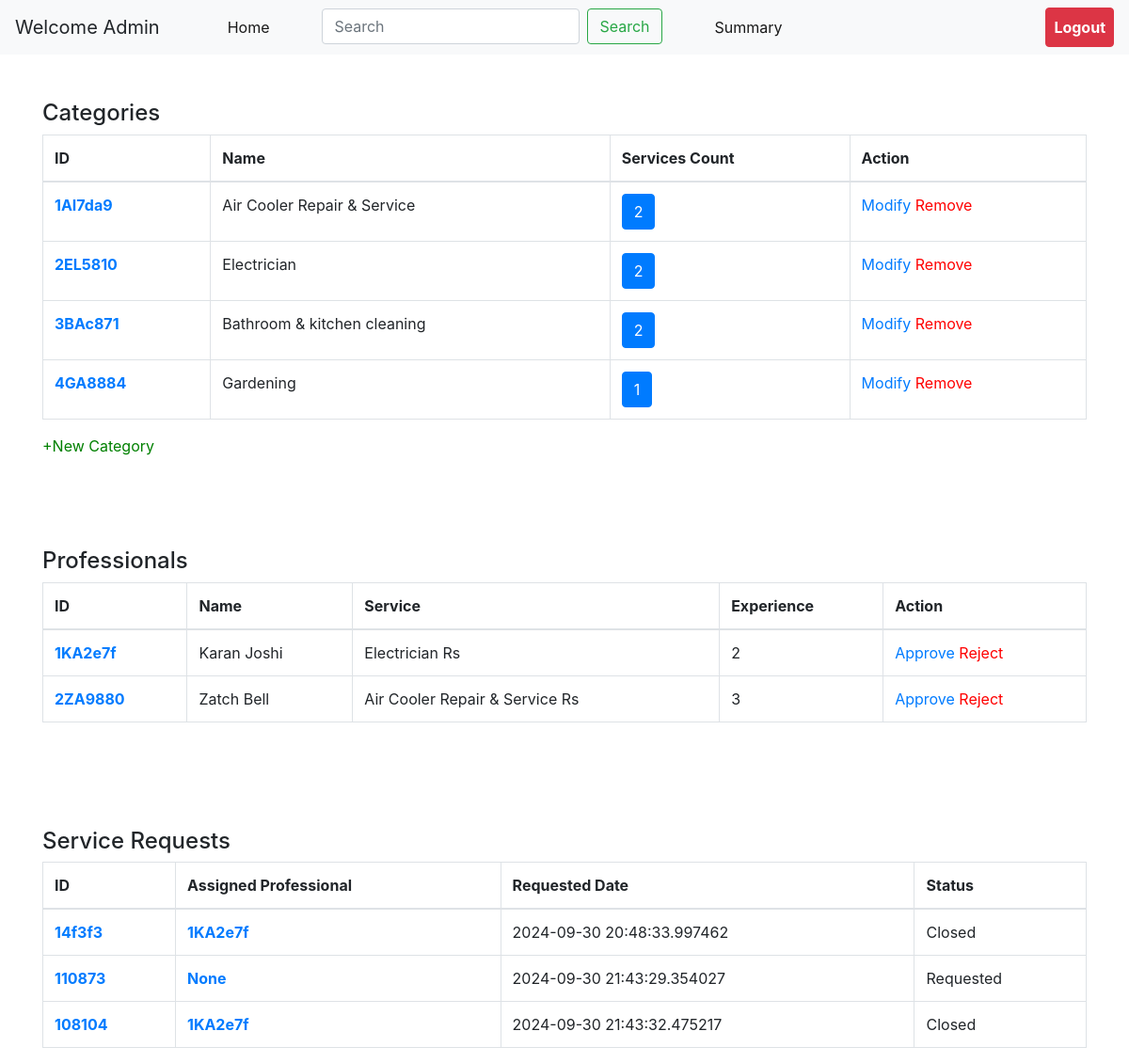
Before: /admin/dashboard with the older database file.
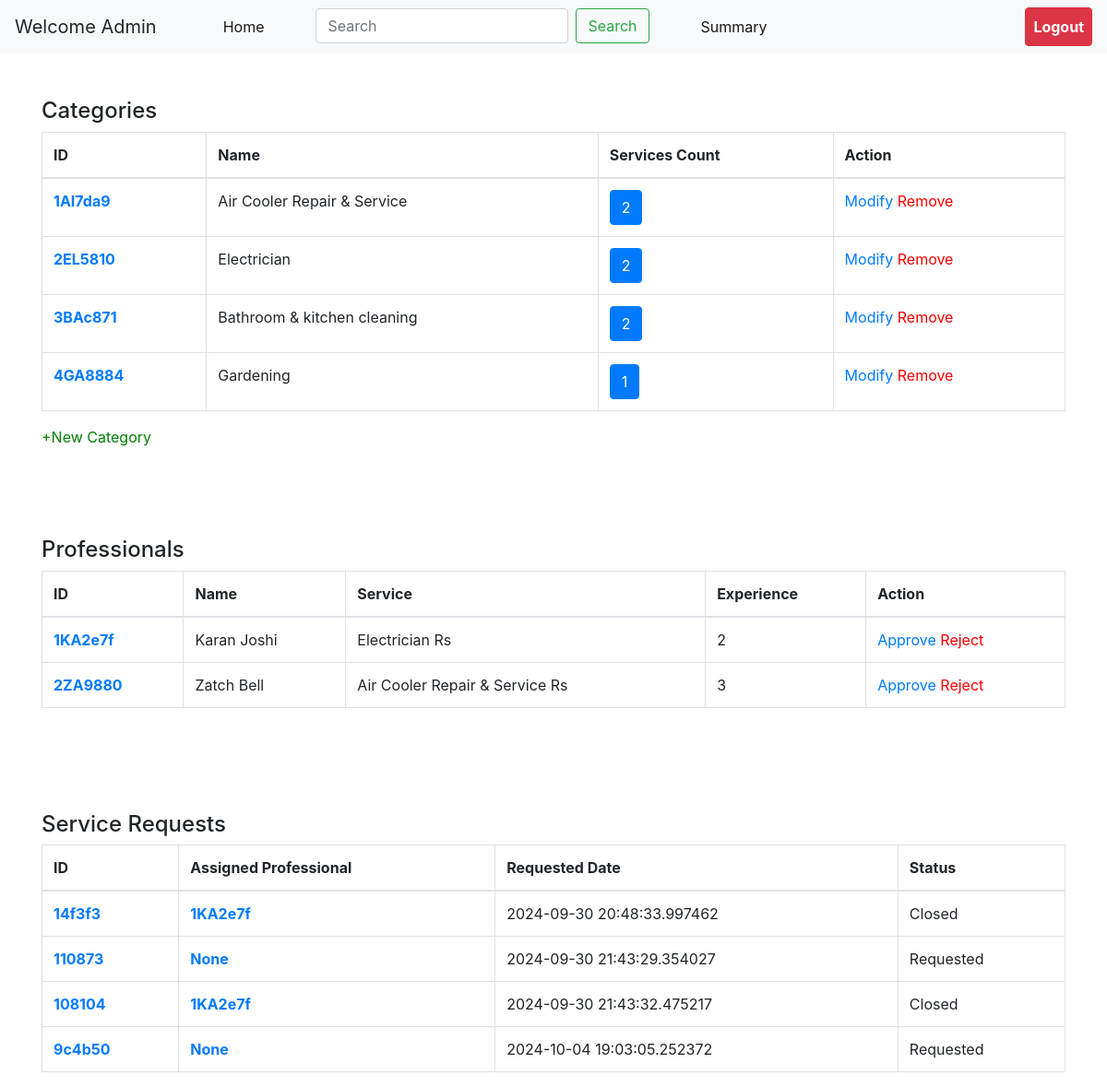
After: the same page with the newer database file.
### application/models.py (models this page shows)
class Category(db.Model):
    id=db.Column(db.String(),primary_key=True)
    name=db.Column(db.String(),nullable=False)
    count=db.Column(db.Integer,default=0)
    proCount=db.Column(db.Integer,default=0)
    logo=db.Column(db.String(120))
    services=db.relationship('Service',backref='category')

class Professional(db.Model):
    id=db.Column(db.String(),primary_key=True)
    name=db.Column(db.String(),nullable=False)
    email=db.Column(db.String(),nullable=False,unique=True)
    password=db.Column(db.String(),nullable=False)
    service=db.Column(db.String(),nullable=False)
    experience=db.Column(db.Integer)
    doc=db.Column(db.String(120))
    address=db.Column(db.String())
    phone=db.Column(db.Integer)
    pincode=db.Column(db.Integer)
    rejectIds=db.Column(db.String(),default='')
    requests=db.relationship('Request',backref='professional')

class Request(db.Model):
    id=db.Column(db.String(),primary_key=True)
    userId=db.Column(db.String(),db.ForeignKey('user.id'))
    proId=db.Column(db.String(),db.ForeignKey('professional.id'))
    sId=db.Column(db.String(),db.ForeignKey('service.id'))
    d_req=db.Column(db.DateTime)
    d_comp=db.Column(db.DateTime)
    status=db.Column(db.String(),default='Requested')
    rating=db.Column(db.String(3))
    remarks=db.Column(db.String())

### application/controllers.py (the view)
@app.route('/admin/dashboard')
def adminDashboard():
    return render_template('admin_dash.html',requests=Request.query.all(),services=Service.query.all(),categories=Category.query.all(),professionals=Professional.query.all())

### templates/admin_dash.html (shortened to what this page needs)
{%extends "admin.html"%}
{%block content%}
      <div class="container table-responsive mt-5" id="categories">
        <h4>Categories</h4>
      {%if categories|length%}
      <table class="table  table-bordered table-hover">
        <thead>
          <tr>
            <th scope="col">ID</th>
            <th scope="col">Name</th>
            <th scope="col">Services Count</th>
            <th scope="col">Action</th>
          </tr>
        </thead>
        <tbody>
        {%for category in categories%}
          <tr>
            <th scope="row"><a href="/{{category.id}}/category/details">{{category.id}}</a></th>
            <td>{{category.name}}</td>
            <td ><button class="btn btn-primary catBtn" value="{{category.id}}">{{category.count}}</button></td>
            <td><a href="/{{category.id}}/category/modify">Modify</a> <a href="/{{category.id}}/category/remove" style="color:red">Remove</a></td>
          </tr>
        {%endfor%}
        </tbody>
      </table>
      {%else%}
      <h5>Oops! No categories created yet.</h5>
      {%endif%}
      <a href="/category/create" style="color:green">+New Category</a>
      </div>
      <br><br>
      <div class="container table-responsive mt-5">
        <h4>Professionals</h4>
      <table class="table  table-bordered table-hover">
        <thead>
          <tr>
            <th scope="col">ID</th>
            <th scope="col">Name</th>
            <th scope="col">Service</th>
            <th scope="col">Experience</th>
            <th scope="col">Action</th>
          </tr>
        </thead>
        <tbody>
        {%for professional in professionals%}
          <tr>
            <th scope="row"><a href="/{{professional.id}}/professional/details">{{professional.id}}</a></th>
            <td>{{professional.name}}</td>
            <td>{{professional.service}} Rs</td>
            <td>{{professional.experience}}</td>
            <td><a href="/{{professional.id}}/approve">Approve</a> <a href="/{{professional.id}}/reject" style="color:red">Reject</a></td>
          </tr>
        {%endfor%}
        </tbody>
      </table>
      </div>
      <br><br>
      <div class="container table-responsive mt-5">
        <h4>Service Requests</h4>
      <table class="table table-bordered table-hover">
        <thead>
          <tr>
            <th scope="col">ID</th>
            <th scope="col">Assigned Professional</th>
            <th scope="col">Requested Date</th>
            <th scope="col">Status</th>
          </tr>
        </thead>
        <tbody>
        {%for request in requests%}
          <tr>
            <th scope="row"><a href="/{{request.id}}/request/details">{{request.id}}</a></th>
            <th scope="row"><a href="/{{request.proId}}/professional/details">{{request.proId}}</a></th>
            <td>{{request.d_req}}</td>
            <td>{{request.status}}</td>
          </tr>
        {%endfor%}
        </tbody>
      </table>
      </div>
{%endblock%}

Changed rows visible on the page:
added Request: id "9c4b50", proId "None", d_req "2024-10-04 19:03:05.252372", status "Requested"
